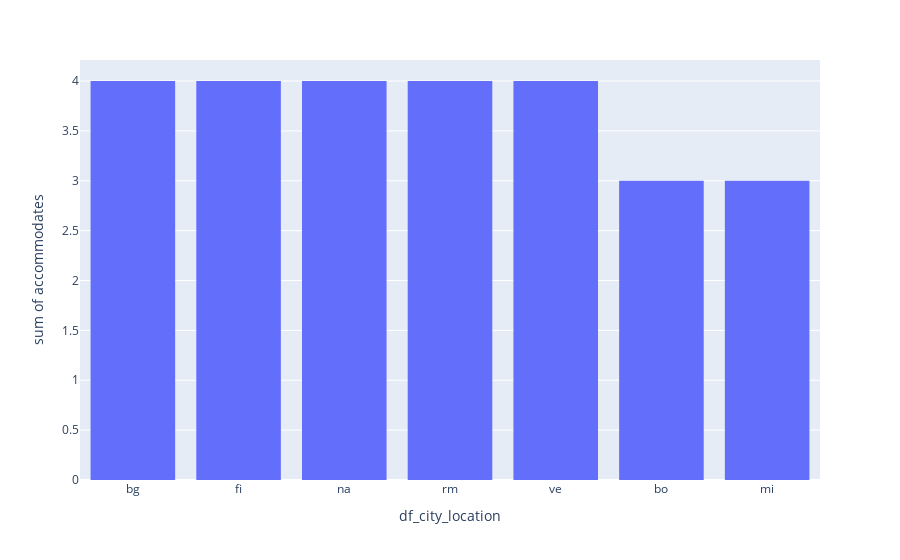

Source (notebook cell):
### Code cell
city_confr_accommodates = pd.DataFrame(df.groupby(["df_city_location"]).median("accommodates")["accommodates"])
city_confr_accommodates.reset_index(inplace=True)

fig = px.histogram(city_confr_accommodates,
                   x = "df_city_location",
                   y = "accommodates"
                   )
fig.update_xaxes(categoryorder="total descending")
fig.show()

### Figure 1 — Plotly figure (JSON) as saved in the notebook; plotly's stock layout.template omitted (floating-point values rounded to 4 significant figures)
{"data": [{"alignmentgroup": "True", "bingroup": "x", "histfunc": "sum", "hovertemplate": "df_city_location=%{x}<br>sum of accommodates=%{y}<extra></extra>", "legendgroup": "", "marker": {"color": "#636efa", "pattern": {"shape": ""}}, "name": "", "offsetgroup": "", "orientation": "v", "showlegend": false, "x": ["bg", "bo", "fi", "mi", "na", "rm", "ve"], "xaxis": "x", "y": [4.0, 3.0, 4.0, 3.0, 4.0, 4.0, 4.0], "yaxis": "y", "type": "histogram"}], "layout": {"xaxis": {"anchor": "y", "domain": [0.0, 1.0], "title": {"text": "df_city_location"}, "categoryorder": "total descending"}, "yaxis": {"anchor": "x", "domain": [0.0, 1.0], "title": {"text": "sum of accommodates"}}, "legend": {"tracegroupgap": 0}, "margin": {"t": 60}, "barmode": "relative"}}
